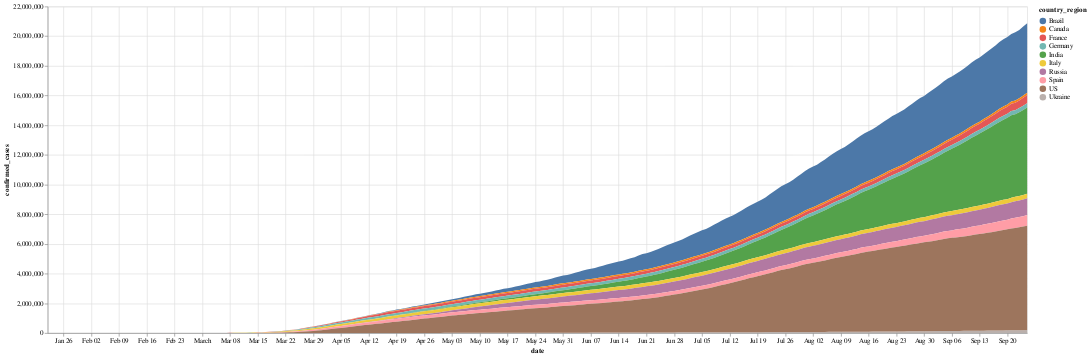

Notebook code for this chart:
### Code cell
alt.Chart(df).mark_area().encode(
    x = alt.X(field="date", type="temporal"),
    y = alt.Y(field="confirmed_cases", type='quantitative', stack=True),
    color = alt.Color(field = 'country_region', type = 'nominal')
).configure_view(width = 1500, height = 500)

### Figure 1 — Vega-Lite specification as saved in the notebook (floating-point values rounded to 4 significant figures; data arrays with more than 128 entries replaced by an {"elided": "..."} marker saying what was removed)
{"config": {"view": {"continuousWidth": 400, "continuousHeight": 300, "height": 500, "width": 1500}}, "data": {"name": "data-35fd68eca6619a9a609173c36183324f"}, "mark": "area", "encoding": {"color": {"type": "nominal", "field": "country_region"}, "x": {"type": "temporal", "field": "date"}, "y": {"type": "quantitative", "field": "confirmed_cases", "stack": true}}, "$schema": "https://vega.github.io/schema/vega-lite/v4.8.1.json", "datasets": {"data-35fd68eca6619a9a609173c36183324f": {"elided": "2480 records"}}}
